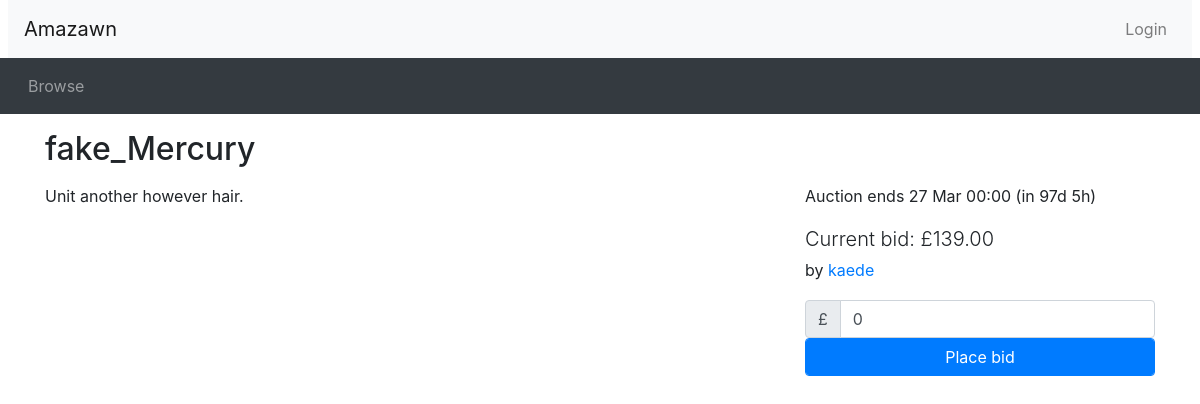
Screenshot of /listing.php?item_id=203 with the database file from the repository.
### tables this page shows
CREATE TABLE `Auction` (
  `auctionId` int(11) NOT NULL,
  `sellerId` varchar(255) DEFAULT NULL,
  `itemName` varchar(255) NOT NULL,
  `reservePrice` int(11) UNSIGNED NOT NULL,
  `startingPrice` int(11) UNSIGNED NOT NULL,
  `itemDescription` text NOT NULL,
  `itemCat` varchar(127) NOT NULL,
  `endDate` date NOT NULL,
  `status` tinyint(1) NOT NULL DEFAULT '1'
);

CREATE TABLE `User` (
  `userId` varchar(50) NOT NULL,
  `firstName` varchar(30) DEFAULT NULL,
  `lastName` varchar(30) DEFAULT NULL,
  `email` varchar(50) NOT NULL,
  `password` varchar(255) NOT NULL,
  `type` varchar(20) NOT NULL
);

### includes/db_utils.php (called while the page is built, shortened)
<?php
    $SERV = getenv('SERV') ?: "localhost";
    $USER = 'root';
    $PASS = getenv('PASS') ?: "";
    $DB = getenv('DB') ?: "comp0178db";
    function get_conn(){
        global $SERV, $USER, $PASS, $DB;
        $conn = new mysqli($SERV, $USER, $PASS);
        $conn->select_db($DB);
        return $conn;
    }
    function prepare_bind_excecute($sql, $col_types, ...$cols){
        $conn = get_conn();
        $stmt = $conn->prepare($sql);
        $stmt->bind_param($col_types, ...$cols);
        if (!$stmt->execute()) throw new DBException("Execution failed: " . $stmt->error);
        $result = $stmt->get_result();
        return $result;
    }
?>

### utilities.php (called while the page is built, shortened)
<?php
function display_time_remaining($interval) {
    if ($interval->days == 0 && $interval->h == 0) {
      $time_remaining = $interval->format('%im %Ss');
    }
    else if ($interval->days == 0) {
      $time_remaining = $interval->format('%hh %im');
    }
    else {
      $time_remaining = $interval->format('%ad %hh');
    }
  return $time_remaining;
}

### listing.php (the view, shortened to what this page needs)
<?php include_once("header.php")?>
<?php require("utilities.php")?>
<?php
  $item_id = $_GET['item_id'];
  $sql = "SELECT * FROM `Auction` WHERE `auctionId` = ?";
  $results = prepare_bind_excecute($sql, 'i', $item_id);
  if(!$row = $results->fetch_assoc()){
    print_msg('Item not found.');
    die();
  }
  $title = $row["itemName"];
  $description = $row['itemDescription'];
  $sql = "SELECT * FROM
            (SELECT * FROM `Bid` WHERE bidPrice =
            (SELECT MAX(bidPrice)
            FROM Bid
            WHERE auctionId = ?)) A
          INNER JOIN User
          on A.bidderId = User.userId";
  $bid_max_info = prepare_bind_excecute($sql, 'i', $item_id)->fetch_assoc();
  $bid_max_amount = $bid_max_info['bidPrice'];
  $user_max_bid = $bid_max_info['firstName'] . ' ' . $bid_max_info['lastName'];
  $user_id_max_bid = $bid_max_info['bidderId'];
  $end_time = new DateTime($row['endDate']);
  $now = new DateTime();
  if ($now < $end_time) {
    $time_to_end = date_diff($now, $end_time);
    $time_remaining = ' (in ' . display_time_remaining($time_to_end) . ')';
  }
?>
<div class="container">
<div class="row">
  <div class="col-sm-8">
    <h2 class="my-3"><?php echo($title); ?></h2>
  </div>
</div>
<div class="row">
  <div class="col-sm-8">
    <div class="itemDescription">
    <?php echo($description); ?>
    </div>
  </div>
  <div class="col-sm-4">
    <p>
<?php if ($now > $end_time): ?>
     This auction ended <?php echo(date_format($end_time, 'j M H:i')) ?>
<?php else: ?>
     Auction ends <?php echo(date_format($end_time, 'j M H:i') . $time_remaining) ?></p>
    <p class="lead">
      Current bid: £<?php echo(number_format($bid_max_amount, 2)) ?><br>
      <small>by <a href="userbids.php?user=<?php echo($user_id_max_bid)?>"><?php echo($user_max_bid) ?></a></small>
    </p>
    <form method="POST" action="place_bid.php">
      <div class="input-group">
        <div class="input-group-prepend">
          <span class="input-group-text">£</span>
        </div>
	    <input type="number" class="form-control" id="bid" name="bidPrice" value='0'>
      </div>
      <button type="submit" class="btn btn-primary form-control">Place bid</button>
    </form>
<?php endif ?>
  </div>
</div>
<?php include_once("footer.php")?>

### rows the page displays
auction: itemName "fake_Mercury", itemDescription "Unit another however hair.", endDate "27 Mar 00:00", endDate "(in 97d 5h)"
user: user_max_bid "kaede"

### other values shown
$bid_max_amount "139.00"
